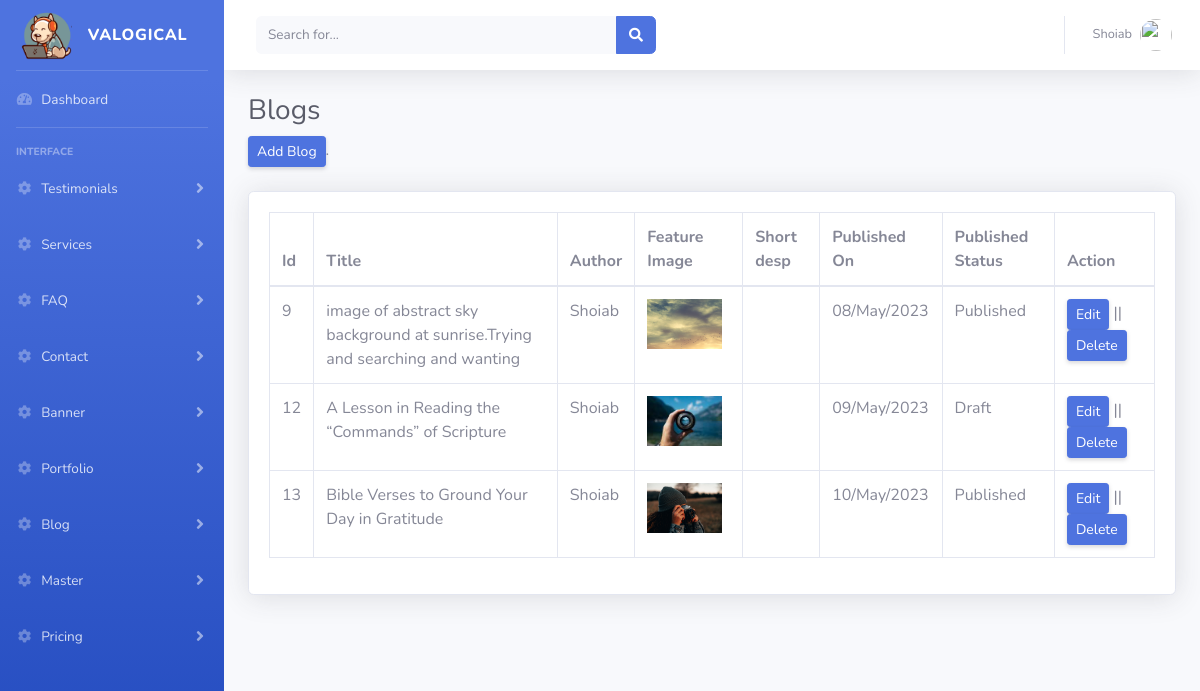
The page /admin/view_blog.php (signed in) on the database its author committed.
### tables this page shows
CREATE TABLE `blog` (
  `blog_id` int(11) NOT NULL,
  `title` text NOT NULL,
  `slug` text NOT NULL,
  `author` int(11) NOT NULL,
  `feature_img` varchar(255) DEFAULT NULL,
  `short_desc` longtext DEFAULT NULL,
  `content` longtext DEFAULT NULL,
  `blog_meta` longtext DEFAULT NULL,
  `published_on` datetime NOT NULL DEFAULT current_timestamp(),
  `published_status` enum('Published','Draft') NOT NULL DEFAULT 'Draft'
);

### admin/view_blog.php (the view, shortened to what this page needs)
<?php include("include/master.php");
?>
        <div class="container-fluid">
          <h1 class="h3 mb-2 text-gray-800">Blogs </h1>
          <p class=" mb-4 "><a class="d-none d-sm-inline-block btn btn-sm btn-primary shadow-sm" href="add_blog.php">Add Blog</a>.</p>
          <div class="card shadow mb-4">
            <div class="card-body">
              <div class="table-responsive">
                <?php $id = 0;
                $sql = "SELECT * FROM `blog`";
                $result = mysqli_query($conn, $sql);
                $row = mysqli_num_rows($result);
                ?>
                <?php if ($row == 0) : ?>
                  <h2>Data Not Found</h2>
                <?php else : ?>
                  <table class="table table-bordered" id="dataTable" width="100%" cellspacing="0">
                    <thead>
                      <tr>
                        <th>Id</th>
                        <th>Title</th>
                        <th>Author</th>
                        <th>Feature Image</th>
                        <th>Short desp</th>
                        <th>Published On</th>
                        <th>Published Status</th>
                        <th>Action</th>
                      </tr>
                    </thead>
                    <tbody>
                      <?php
                      while ($rows = mysqli_fetch_assoc($result)) {
                        $date = $rows['published_on'];
                        $published_on = date("d/F/Y", strtotime($date));
                      ?>
                        <tr>
                          <td><?php echo $rows['blog_id'] ?></td>
                          <td><?php echo $rows['title'] ?></td>
                          <td><?php echo @$_SESSION['user_name'] ?></td>
                          <td><img src="<?php echo $rows['feature_img'] ?>" height="50px"></td>
                          <td><?php echo $rows['short_desc'] ?></td>
                          <td><?php echo $published_on ?></td>
                          <td><?php echo $rows['published_status'] ?></td>
                          <td><a class="d-none d-sm-inline-block btn btn-sm btn-primary shadow-sm" href="edit_blog.php?id=<?php echo $rows['blog_id'] ?>">Edit </a> || <a class="d-none d-sm-inline-block btn btn-sm btn-primary shadow-sm" onclick="return confirm('Are you sure?')" href="view_blog.php?id=<?php echo $rows['blog_id'] ?>&type=delete">Delete</a>
                          </td>
                        <?php  } ?>
                    </tbody>
                  </table>
                <?php endif ?>
              </div>
            </div>
          </div>
        </div>
      </div>
    </div>
  </div>
</body>
</html>

### rows shown on the page
blog: blog_id "9", title "image of abstract sky background at sunrise.Trying and searching and wanting", feature_img (picture), published_on "08/May/2023", published_status "Published"
blog: blog_id "12", title "A Lesson in Reading the “Commands” of Scripture", feature_img (picture), published_on "09/May/2023", published_status "Draft"
blog: blog_id "13", title "Bible Verses to Ground Your Day in Gratitude", feature_img (picture), published_on "10/May/2023", published_status "Published"
